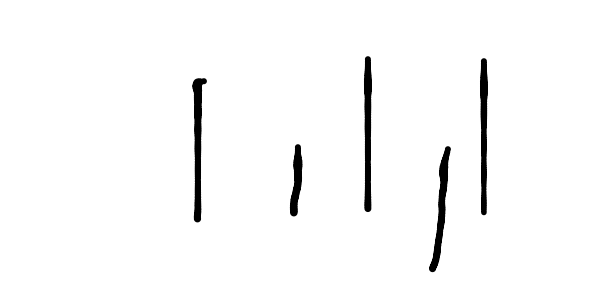
#> input picture Deezer/Deezer_1.png, 614 x 300 px; its folder holds only this picture in this run
$ jupyter execute --allow-errors 'Préparation des données .ipynb'   (shell and % lines are left out)
#> lines starting #> are read from the running program, lines starting #| are printed output that depends on the picture
Ici on va créer deux jeux de données (avec train et test fixés )que nous utiliserons pour comparer différentes méthodes d'apprentissage.

Un premier dictionaire où nous répartissons de manière aléatoire le train et le test set ( séparation classique ).

Un deuxième doctionnaire où nous ne prennons que les derniers sondages que nous avons recuillis pour constituer le test set ( séparation progressive).

Mérite plus d'explications dans le latex ...

## Accès aux données

[cell 1]
import warnings
warnings.filterwarnings('ignore')

[cell 2]
import numpy as np
import cv2
from PIL import Image

import matplotlib.pyplot as plt

from glob import glob
import os

### Train et Test classiques

[cell 3]

imPath = "Database/All_pictures/"
ls_path = glob(os.path.join(imPath, '*' ))

[cell 4]
images_base_vide=[]
label_nom_vide=[]

for file in ls_path:
    im = np.array(Image.open(file))[:,:,3]   #On charge l'image
    images_base_vide+=[im]
    label_nom_vide+=[file.split('\\')[1].split('_')[0]]   ## Attention ici Solène si ça marche pas . Pas meme code pour chemin ...

images_base_raw=np.array(images_base_vide)
label_nom_raw=np.array(label_nom_vide)

[cell 5]
images_base_raw.shape

[cell 6]
def print_exemple_image(num_image,X=images_base_raw,y=label_nom_vide) :
    plt.imshow(X[num_image],cmap='Greys')
    plt.suptitle("Image n°"+str(num_image)+" : "+str(y[num_image]), fontsize=20)

#> (a cell that did not finish here is left out)

On fait le train et test set avec découpage classique

[cell 8]
from sklearn.model_selection import train_test_split

ramdom_seed_fixée=5

def get_split_classique() :
    return train_test_split(images_base_raw, label_nom_raw, test_size=0.20, random_state=ramdom_seed_fixée)

#> (a cell that did not finish here is left out)

#> (a cell that did not finish here is left out)

[cell 11]
for k in range(7) :
    print((k%2)*(((k+1)//2))*5+(1-k%2)*(((k+1)//2)*(-5)))

Ici on converti dans un dictionnaire

[cell 12]
label_to_OneHot = {'Deezer':[1,0,0,0],'Messenger':[0,1,0,0],'Facebook':[0,0,1,0],'Tinder':[0,0,0,1]}
label_to_num = {'Deezer':0 ,'Messenger':1 ,'Facebook':2,'Tinder':3}

def transformation_dictionnaire_image(X,Y,data_aug=1,num_pixel_cote=64) :
    taille = X.shape[0]
    data_base={'image':[], 'data': [], 'label_num' : [],'label_OneHot' : [],'nom_label' :[]}
    for i in range(taille) :
        im = cv2.resize(X[i], (num_pixel_cote,num_pixel_cote))
        name=Y[i]

        for k in range(data_aug):
            deg_rot=(k%2)*(((k+1)//2))*5+(1-k%2)*(((k+1)//2)*(-5))
            num_rows, num_cols = im.shape[:2]
            rotation_matrix = cv2.getRotationMatrix2D((num_cols/2, num_rows/2), deg_rot, 1)
            im_rotation = cv2.warpAffine(im, rotation_matrix, (num_cols, num_rows))


            data_base['image']+=[im_rotation]
            data_base['data']+=[np.ndarray.flatten(im_rotation)]
            data_base['label_num']+=[label_to_num[name]]
            data_base['label_OneHot']+=[label_to_OneHot[name]]
            data_base['nom_label']+=[name]


    data_base['image']=np.array( data_base['image'])
    data_base['data']=np.array(data_base['data'])
    data_base['label_num']=np.array(data_base['label_num'])
    data_base['label_OneHot']=np.array(data_base['label_OneHot'])
    data_base['nom_label']=np.array(data_base['nom_label'])

    return data_base

Création des dictionaires

#> (a cell that did not finish here is left out)

#> (a cell that did not finish here is left out)

## Train et Test par apprentissage progressif

[cell 15]
catégories= ['Deezer','Messenger','Facebook','Tinder']

[cell 16]
for cat in catégories :
    imPath = "Database/"+cat+"/"
    print(imPath)
#> `im = np.array(Image.open(file))[:,:,3]   #On charge l'image`:
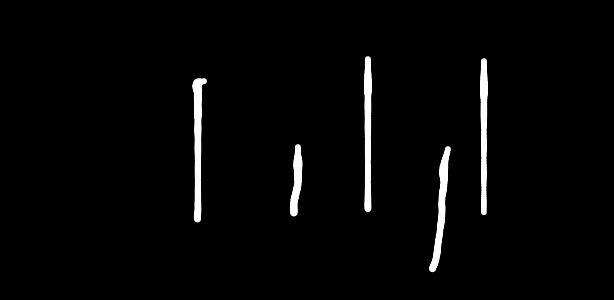
#> im: shape (300, 614); min 0, max 255, mean 6.2

[cell 17]

X_train_progressif , X_test_progressif , Y_train_progressif , Y_test_progressif = [],[],[],[]

#> (the rest of this cell did not finish here and is left out)

#> (a cell that did not finish here is left out)


$ run again, on Deezer/Deezer_114.png
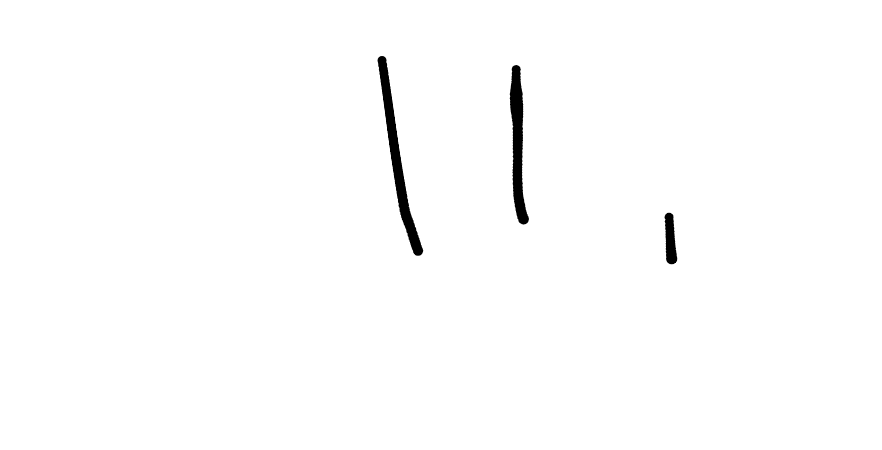
#> input picture Deezer/Deezer_114.png, 882 x 450 px
#> `im = np.array(Image.open(file))[:,:,3]   #On charge l'image`:
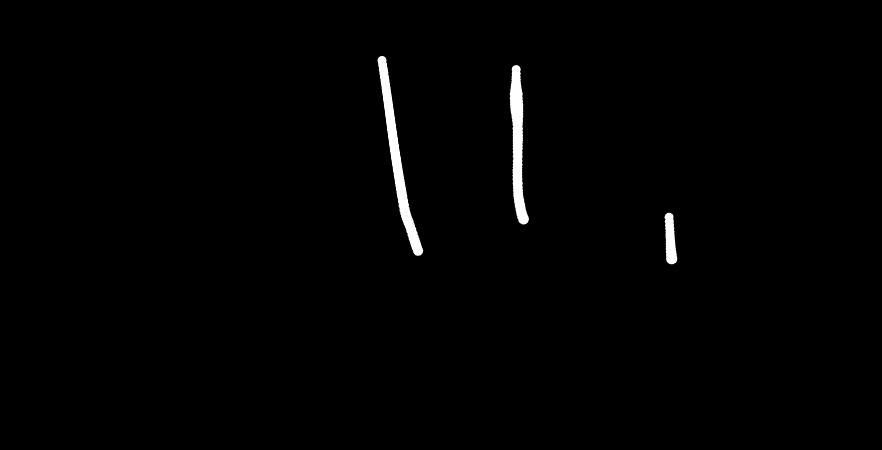
#> im: shape (450, 882); min 0, max 255, mean 2.5

$ run again, on Deezer/Deezer_115.png
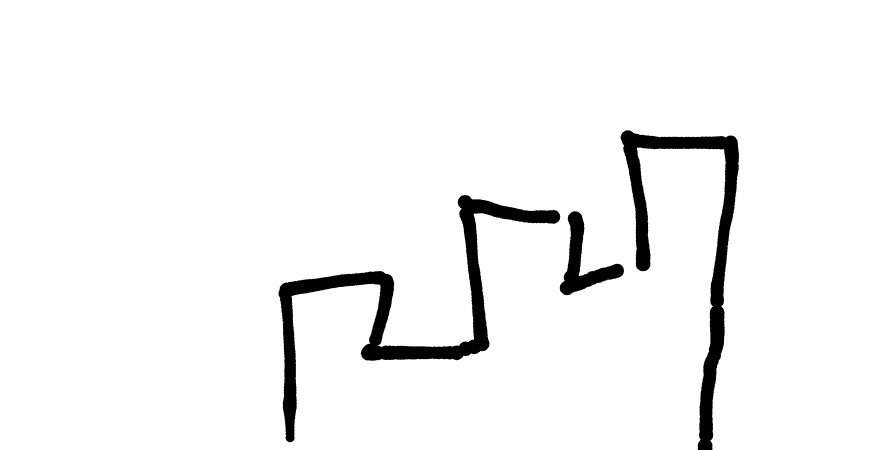
#> input picture Deezer/Deezer_115.png, 879 x 450 px
#> `im = np.array(Image.open(file))[:,:,3]   #On charge l'image`:
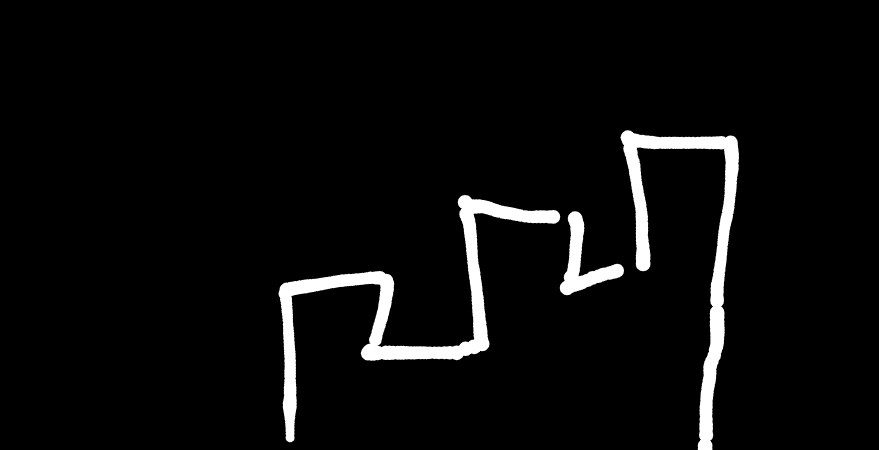
#> im: shape (450, 879); min 0, max 255, mean 10.9

$ run again, on Deezer/Deezer_116.png
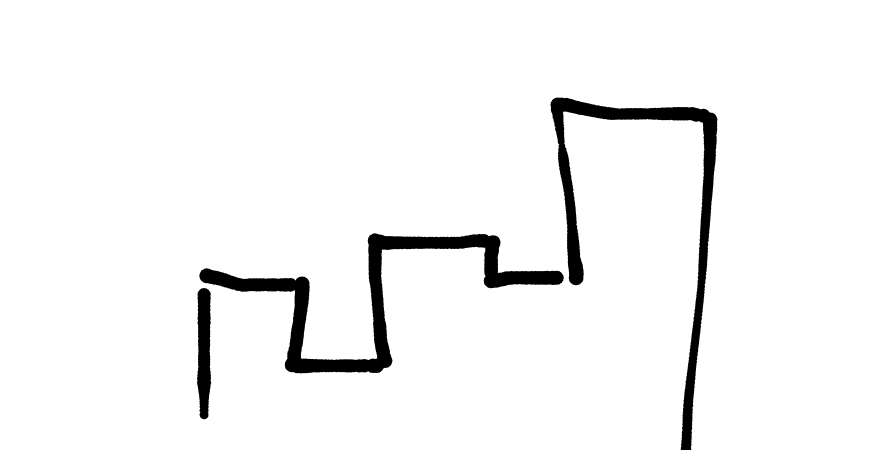
#> input picture Deezer/Deezer_116.png, 879 x 450 px
#> `im = np.array(Image.open(file))[:,:,3]   #On charge l'image`:
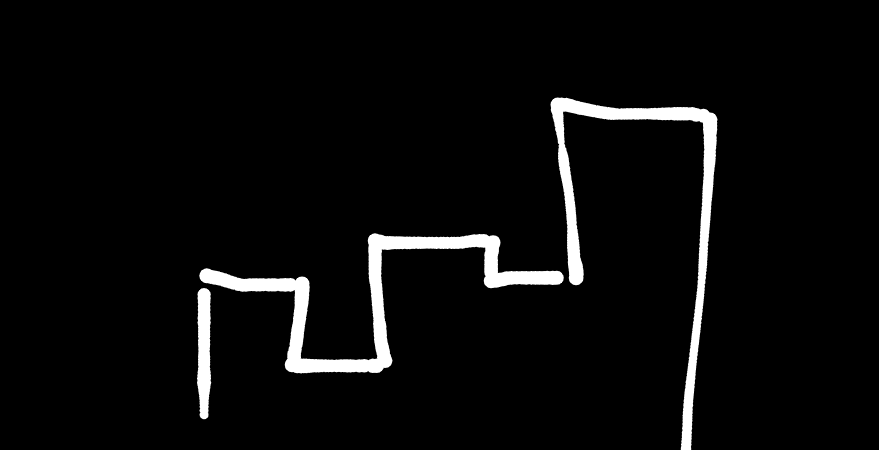
#> im: shape (450, 879); min 0, max 255, mean 10.7

$ run again, on Deezer/Deezer_10.png
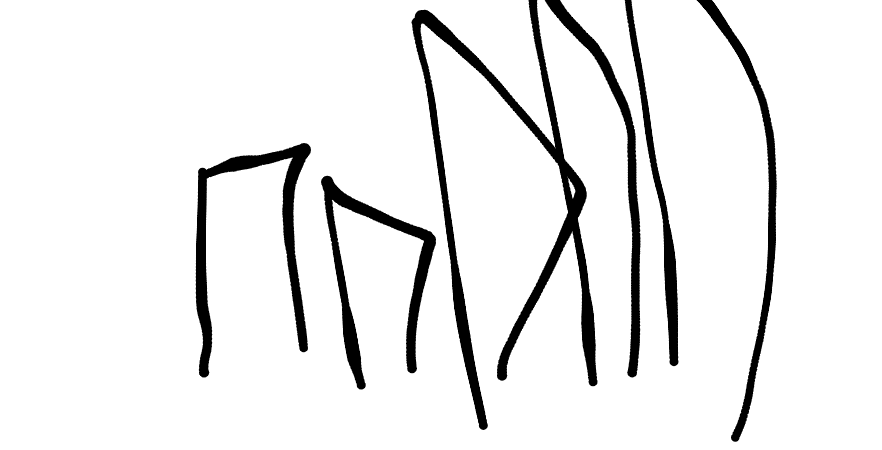
#> input picture Deezer/Deezer_10.png, 882 x 450 px
#> `im = np.array(Image.open(file))[:,:,3]   #On charge l'image`:
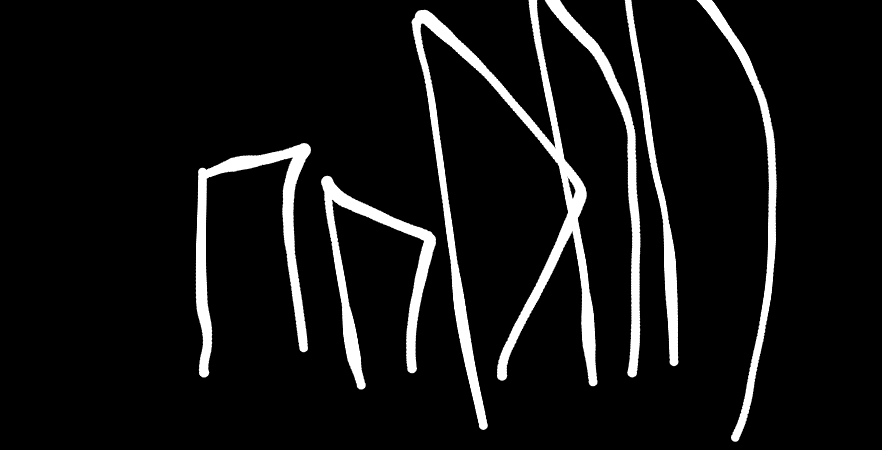
#> im: shape (450, 882); min 0, max 255, mean 19.7
